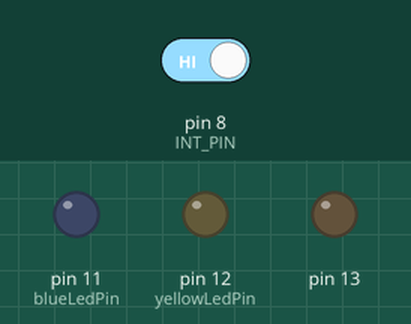
Recording of a sketch running on a simulated Arduino Uno, built with avr-gcc and run on an emulated ATmega328P. On the bench: output pins drawn as LEDs (lit = HIGH). Dashed ring = blinking. The test bench sets the inputs (shaded band); at power-on: pin 8 (INT_PIN) HIGH. Random numbers use the default seed unless the sketch sets one.

Above: at 3.6 s.
3.7 s: pin 8 (INT_PIN) driven HIGH
At 4.1 s:
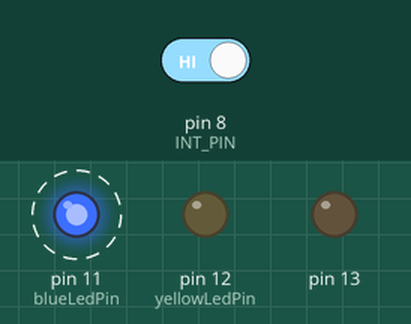
6.7 s: pin 8 (INT_PIN) driven LOW
At 12.12 s:
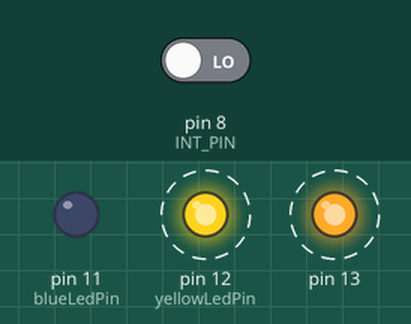
Timing chart, 0 to 18.7 s (numbered marks = the images above; inputs shaded):
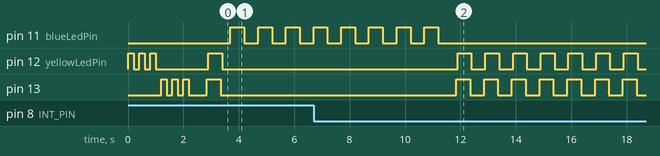

Measured:
- after the input at 3.7 s, pin 11 (blueLedPin): alternates HIGH for 0.50 s and LOW for 0.50 s, starting at once

The sketch:

sketch.ino
```cpp
#include <Arduino.h>
#include <TimerOne.h>
#include "my_led.h"

const unsigned long ms_delay = 500;
uint8_t count = 0;
uint8_t INT_PIN = 0;	// on PORTB (see Adafruit Metro Pinout).

const int yellowLedPin = 12;
const int blueLedPin = 11;

volatile uint8_t pinState = 0;
volatile unsigned int activeCount = 0;

void toggle_external_led(){
  led_toggle(EXTERNAL_led);
}

void setup() {
  pinMode(blueLedPin, OUTPUT);
  pinMode(yellowLedPin, OUTPUT);
  pinMode(13, OUTPUT);

  initialize_led(EXTERNAL_led);
  initialize_led(BUILT_IN_led);


  unsigned long us_delay = ms_delay * 1000;
  Timer1.initialize(us_delay);
  Timer1.attachInterrupt(toggle_external_led);

  // Pin Change Interrupt Control Register. Enable interrupts on any pin 0-7
	PCICR |= 0x01;

	// Pin Change Mask for pins 0-7: Enable specific interrupt PCINT0 (pin 0)
	PCMSK0 |= (1 << INT_PIN);

	// Set interrupt pin as input (meaning the signal will be read)
	DDRB &= ~(1 << INT_PIN);

	//
	pinState = 0;
}

void loop() {
  count++;
	if (count >= 10) {
		led_toggle(BUILT_IN_led);
		count = 0;
	}
	delay(50);

  // this is a way to simulate a peripheral device activating the interrupt
  // increase the active count at each loop by some random amount
  // once we get to the threshold, signal a pin change
  activeCount += random(10);

  // is it time for a pin change?
  if (activeCount > 500) {
  	// change the state on that pin to trigger the PCINT
    if (pinState==0) {
      PORTB |= (1 << INT_PIN);
      pinState = 1;
    } else {
      PORTB &= ~(1 << INT_PIN);
      pinState = 0;
    }
    activeCount = 0;
  }

  // code to control the toggle of the external led on pin 12 using delay(50)

}
/*
  This is the callback function for a PCINT0 interrupt as required by
  the Atmega processor. If there is a pin change on PORTB pin 0,
  this function will be called.
  */
ISR(PCINT0_vect) {
  // delay() will not work inside of an interrupt.
  // a trick is to run a for-loop many,many times instead.

  // the counter must be long so it can count very high
  unsigned long i=0;

  // volatile is a key word telling the compiler not to ignore this
  // without it the for loop will not run
  volatile int k=0;

  // number of flashes
  int j=0;
  for (j=0; j<4; j++) {
    digitalWrite(blueLedPin,HIGH);
    for (i=0; i<500000; i++) {
      k++;	// filler to not have an empty for loop
    }
    digitalWrite(blueLedPin,LOW);
    for (i=0; i<500000; i++) {
      k--;
    }
  }
}
```

my_led.h
```cpp
#ifndef MY_LED_H
#define MY_LED_H

#include <Arduino.h>

const uint8_t BUILT_IN_led = 5;		// pin 13 on metro is PORTB pin 5 on Atmega
const uint8_t EXTERNAL_led = 4; 	// pin 12 on metro is PORTB pin 4 on Atmega

void initialize_led(uint8_t led_t);
void led_on(uint8_t led_t);
void led_off(uint8_t led_t);
void led_toggle(uint8_t led_t);
void led_flash(uint8_t led_t);

//initialize_led
void initialize_led(uint8_t led_t) {
  DDRB |= (1 << led_t);
  led_flash(led_t);
}

//led_on
void led_on(uint8_t led_t) {
	// led_t: led type is either BUILT_IN or EXTERNAL
	PORTB |= (1 << led_t);
}

//led_off
void led_off(uint8_t led_t) {
  PORTB &= ~(1 << led_t);
}

//led_toggle
void led_toggle(uint8_t led_t) {
  PORTB ^= (1 << led_t);
}

//led_flash
void led_flash(uint8_t led_t) {
  for (int i = 0; i < 3; i++) {
    led_on(led_t);
    delay(200);
    led_off(led_t);
    delay(200);
  }
}

#endif
```
